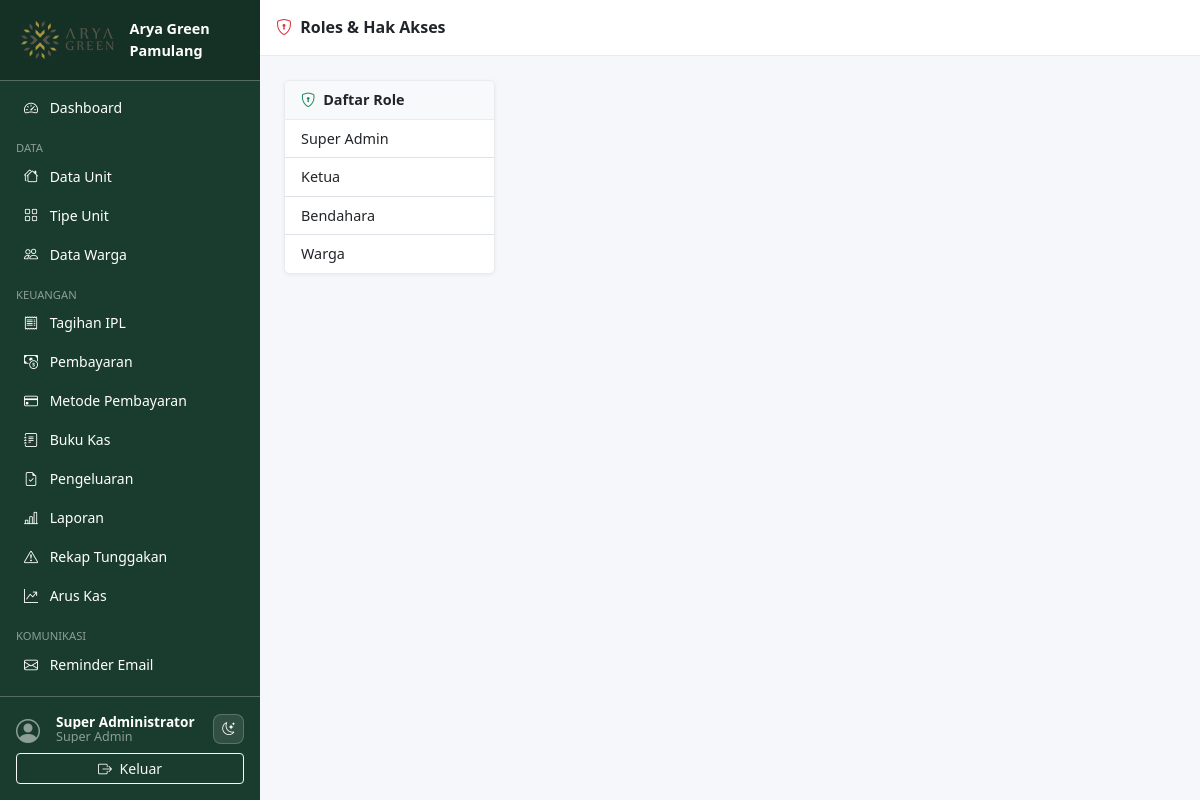
Page /pages/roles/index.php (signed in) on the committed database.
### tables this page shows
CREATE TABLE `roles` (
  `id`         INT UNSIGNED AUTO_INCREMENT PRIMARY KEY,
  `name`       VARCHAR(50) NOT NULL UNIQUE,
  `label`      VARCHAR(100) NOT NULL,
  `created_at` TIMESTAMP DEFAULT CURRENT_TIMESTAMP
);

### includes/auth.php (called while the page is built, shortened)
<?php
require_once __DIR__ . '/functions.php';
function auth_user(): array {
    return $_SESSION['auth_user'] ?? [];
}
function can(string $permission): bool {
    return in_array($permission, $_SESSION['permissions'] ?? [], true);
}

### includes/functions.php (called while the page is built, shortened)
<?php
function e(mixed $v): string {
    return htmlspecialchars((string)$v, ENT_QUOTES | ENT_SUBSTITUTE, 'UTF-8');
}

### pages/roles/index.php (the view, shortened to what this page needs)
<?php
require_once __DIR__ . '/../../includes/auth.php';
require_once __DIR__ . '/../../includes/functions.php';
$db = db();
$roles = $db->query('SELECT * FROM roles ORDER BY id')->fetch_all(MYSQLI_ASSOC);
$sel_role_id = (int)($_GET['role_id'] ?? ($roles[0]['id'] ?? 0));
include __DIR__ . '/../../includes/header.php';
include __DIR__ . '/../../includes/sidebar.php';
?>
<div class="content-wrapper">
  <div class="topbar d-flex align-items-center px-3 gap-2">
    <h6 class="mb-0 fw-semibold"><i class="bi bi-shield-lock me-1 text-danger"></i> Roles &amp; Hak Akses</h6>
  </div>
  <div class="main-content">
    <div class="row g-3">
      <div class="col-md-3">
        <div class="card">
          <div class="card-header"><i class="bi bi-shield-lock me-1 text-success"></i> Daftar Role</div>
          <div class="list-group list-group-flush">
            <?php foreach ($roles as $r): ?>
              <a href="index.php?role_id=<?= $r['id'] ?>"
                 class="list-group-item list-group-item-action <?= $sel_role_id===$r['id']?'active':'' ?>">
                <?= e($r['label']) ?>
              </a>
            <?php endforeach; ?>
          </div>
        </div>
      </div>
      <div class="col-md-9">
      </div>
    </div>
  </div>
<?php include __DIR__ . '/../../includes/footer.php'; ?>

### includes/sidebar.php (shortened to what this page needs)
<?php
$current_uri = $_SERVER['REQUEST_URI'] ?? '';
function nav_active(string $path): string {
    global $current_uri;
    return str_contains($current_uri, $path) ? ' active' : '';
}
?>
<nav id="sidebar" class="sidebar d-flex flex-column flex-shrink-0 p-0">
  <a href="<?= APP_URL ?>/pages/dashboard.php"
     class="d-flex align-items-center p-3 text-white text-decoration-none sidebar-brand">
    <img src="<?= APP_URL ?>/assets/images/logo.png" alt="Logo" class="sidebar-logo me-2">
    <span class="fw-bold"><?= APP_NAME ?></span>
  </a>
  <hr class="text-white m-0">
  <div class="nav-scroll">
    <ul class="nav nav-pills flex-column px-2 py-2">
    <?php if (can('dashboard.view')): ?>
    <li class="nav-item">
      <a href="<?= APP_URL ?>/pages/dashboard.php"
         class="nav-link text-white<?= nav_active('/dashboard') ?>">
        <i class="bi bi-speedometer2 me-2"></i> Dashboard
      </a>
    </li>
    <?php endif; ?>
    <?php if (can('units.view')): ?>
    <li class="nav-item mt-2">
      <small class="text-white-50 px-2 text-uppercase" style="font-size:.7rem">Data</small>
    </li>
    <li class="nav-item">
      <a href="<?= APP_URL ?>/pages/units/index.php"
         class="nav-link text-white<?= nav_active('/units/') ?>">
        <i class="bi bi-houses me-2"></i> Data Unit
      </a>
    </li>
    <li class="nav-item">
      <a href="<?= APP_URL ?>/pages/unit_types/index.php"
         class="nav-link text-white<?= nav_active('/unit_types') ?>">
        <i class="bi bi-grid me-2"></i> Tipe Unit
      </a>
    </li>
    <?php endif; ?>
    <?php if (can('residents.view')): ?>
    <li class="nav-item">
      <a href="<?= APP_URL ?>/pages/residents/index.php"
         class="nav-link text-white<?= nav_active('/residents') ?>">
        <i class="bi bi-people me-2"></i> Data Warga
      </a>
    </li>
    <?php endif; ?>
    <?php if (can('billing.view') || can('payments.view')): ?>
    <li class="nav-item mt-2">
      <small class="text-white-50 px-2 text-uppercase" style="font-size:.7rem">Keuangan</small>
    </li>
    <?php endif; ?>
    <?php if (can('billing.view')): ?>
    <li class="nav-item">
      <a href="<?= APP_URL ?>/pages/billing/index.php"
         class="nav-link text-white<?= nav_active('/billing') ?>">
        <i class="bi bi-receipt me-2"></i> Tagihan IPL
      </a>
    </li>
    <?php endif; ?>
    <?php if (can('payments.view')): ?>
    <li class="nav-item">
      <a href="<?= APP_URL ?>/pages/payments/index.php"
         class="nav-link text-white<?= nav_active('/payments') ?>">
        <i class="bi bi-cash-coin me-2"></i> Pembayaran
      </a>
    </li>
    <?php endif; ?>
    <?php if (can('payment_methods.view')): ?>
    <li class="nav-item">
      <a href="<?= APP_URL ?>/pages/payment_methods/index.php"
         class="nav-link text-white<?= nav_active('/payment_methods') ?>">
        <i class="bi bi-credit-card me-2"></i> Metode Pembayaran
      </a>
    </li>
    <?php endif; ?>
    <?php if (can('cashbook.view')): ?>
    <li class="nav-item">
      <a href="<?= APP_URL ?>/pages/cashbook/index.php"
         class="nav-link text-white<?= nav_active('/cashbook') ?>">
        <i class="bi bi-journal-text me-2"></i> Buku Kas
      </a>
    </li>
    <?php endif; ?>
    <?php if (can('expense.request') || can('expense.approve')): ?>
    <li class="nav-item">
      <a href="<?= APP_URL ?>/pages/expense/index.php"
         class="nav-link text-white<?= nav_active('/expense') ?>">
        <i class="bi bi-file-earmark-check me-2"></i> Pengeluaran
      </a>
    </li>
    <?php endif; ?>
    <?php if (can('reports.view')): ?>
    <li class="nav-item">
      <a href="<?= APP_URL ?>/pages/reports/index.php"
         class="nav-link text-white<?= nav_active('/reports/index') ?>">
        <i class="bi bi-bar-chart-line me-2"></i> Laporan
      </a>
    </li>
    <li class="nav-item">
      <a href="<?= APP_URL ?>/pages/reports/arrears.php"
         class="nav-link text-white<?= nav_active('/reports/arrears') ?>">
        <i class="bi bi-exclamation-triangle me-2"></i> Rekap Tunggakan
      </a>
    </li>
    <li class="nav-item">
      <a href="<?= APP_URL ?>/pages/reports/cashflow.php"
         class="nav-link text-white<?= nav_active('/reports/cashflow') ?>">
        <i class="bi bi-graph-up-arrow me-2"></i> Arus Kas
      </a>
    </li>
    <?php endif; ?>
    <?php if (can('billing.send_reminder') || can('complaints.view') || can('polls.view')): ?>
    <li class="nav-item mt-2">
      <small class="text-white-50 px-2 text-uppercase" style="font-size:.7rem">Komunikasi</small>
    </li>
    <?php endif; ?>
    <?php if (can('billing.send_reminder')): ?>
    <li class="nav-item">
      <a href="<?= APP_URL ?>/pages/billing/send_reminders.php"
         class="nav-link text-white<?= nav_active('/send_reminders') ?>">
        <i class="bi bi-envelope me-2"></i> Reminder Email
      </a>
    </li>
    <?php endif; ?>
    <?php if (can('complaints.view')): ?>
    <li class="nav-item">
      <a href="<?= APP_URL ?>/pages/complaints/index.php"
         class="nav-link text-white<?= nav_active('/complaints') ?>">
        <i class="bi bi-chat-left-text me-2"></i> Aduan Warga
      </a>
    </li>
    <?php endif; ?>
    </ul>
  </div>
  <hr class="text-white m-0">
  <div class="p-3 sidebar-footer">
    <div class="d-flex align-items-center mb-2">
      <div class="avatar-sm me-2">
        <i class="bi bi-person-circle fs-4 text-white-50"></i>
      </div>
      <div class="text-white lh-1 flex-grow-1 overflow-hidden">
        <div class="fw-semibold text-truncate" style="font-size:.85rem"><?= e($current_user['name'] ?? '') ?></div>
        <small class="text-white-50"><?= e(ucwords(str_replace('_',' ', $current_user['role'] ?? ''))) ?></small>
      </div>
      <button type="button" class="dark-toggle sidebar-theme-toggle text-white ms-2" aria-label="Ganti tema" title="Ganti tema">
        <i class="bi bi-moon-stars"></i>
      </button>
    </div>
    <a href="<?= APP_URL ?>/auth/logout.php"
       class="btn btn-sm btn-outline-light w-100"
       onclick="return confirm('Yakin ingin keluar?')">
      <i class="bi bi-box-arrow-right me-1"></i> Keluar
    </a>
  </div>
</nav>

### assets/css/style.css (style rules this page uses)
:root { --sidebar-width: 260px; --sidebar-bg: #1a3c2e; --sidebar-hover: #2d6a4f; --topbar-height: 56px; --page-bg: #f5f7fa; --surface: #ffffff; --surface-muted: #f8f9fa; --border-color: #e9ecef; --text-color: #212529; --muted-color: #6c757d; }
body { background: var(--page-bg); color: var(--text-color); font-size: .9rem; }
.sidebar { width: var(--sidebar-width); height: 100vh; min-height: 0; background: var(--sidebar-bg); position: fixed; top: 0; left: 0; z-index: 1040; transition: transform .25s ease; overflow: hidden; display: flex; flex-direction: column; }
.sidebar .nav-scroll { flex: 1 1 0; height: 0; min-height: 0; overflow-y: auto; overflow-x: hidden; scrollbar-width: thin; scrollbar-color: rgba(255,255,255,.35) transparent; }
.sidebar .sidebar-footer { flex-shrink: 0; background: var(--sidebar-bg); }
.sidebar-brand { background: rgba(0,0,0,.2); }
.sidebar-logo { height: 48px; width: auto; object-fit: contain; }
.sidebar .nav-link { border-radius: 6px; margin-bottom: 2px; font-size: .875rem; }
.content-wrapper { margin-left: var(--sidebar-width); width: calc(100% - var(--sidebar-width)); min-height: 100vh; display: flex; flex-direction: column; }
.topbar { height: var(--topbar-height); background: var(--surface); border-bottom: 1px solid var(--border-color); color: var(--text-color); position: sticky; top: 0; z-index: 1030; }
.main-content { flex: 1; padding: 1.5rem; }
.card { border: 1px solid var(--border-color); background: var(--surface); box-shadow: 0 1px 4px rgba(0,0,0,.06); }
.card-header { background: var(--surface-muted); border-bottom: 1px solid var(--border-color); font-weight: 600; }
.dark-toggle { background: transparent; border: 1px solid var(--border-color); border-radius: 8px; padding: 4px 8px; font-size: .8rem; cursor: pointer; transition: background .2s, border-color .2s; }
.dark-toggle i { pointer-events: none; }
.sidebar-theme-toggle { background: rgba(255,255,255,.1); border-color: rgba(255,255,255,.2); }
.avatar-sm { width: 32px; height: 32px; }

### rows in the picture
roles: name "Super Admin", label "Super Admin"
roles: label "Ketua"
roles: label "Bendahara"
roles: label "Warga"

### other values in the picture
APP_NAME "Arya Green Pamulang"
$current_user['name'] "Super Administrator"
